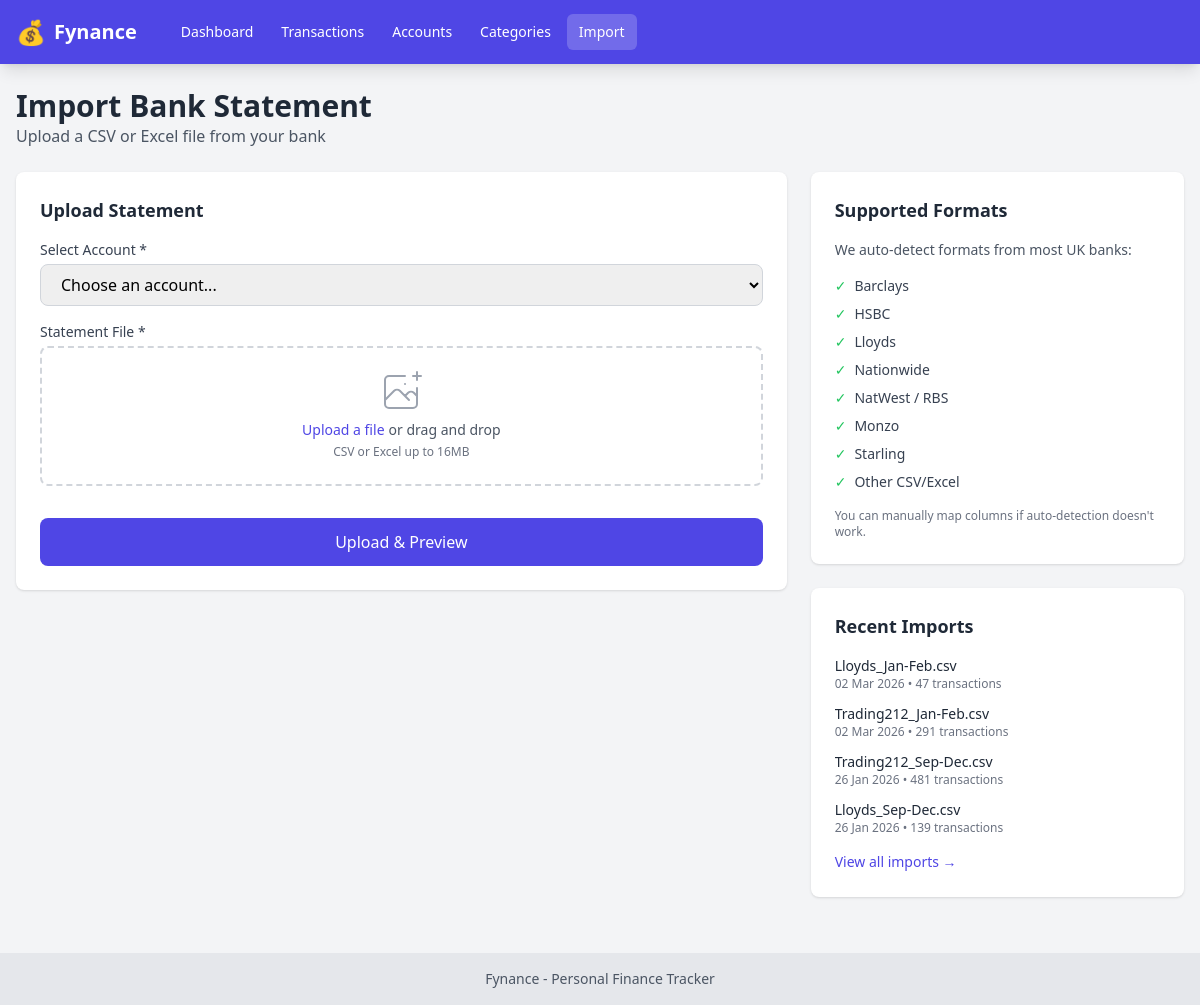
The page /imports/ on the database its author committed.
### app/models.py (models this page shows, shortened)
class Import(db.Model):
    __tablename__ = 'imports'
    id = db.Column(db.Integer, primary_key=True)
    account_id = db.Column(db.Integer, db.ForeignKey('accounts.id'), nullable=False)
    filename = db.Column(db.String(255))
    imported_at = db.Column(db.DateTime, default=datetime.utcnow)
    transaction_count = db.Column(db.Integer, default=0)
    duplicates_skipped = db.Column(db.Integer, default=0)
    transactions = db.relationship('Transaction', backref='import_record', lazy='dynamic')

### app/routes/imports.py (the view)
@imports_bp.route('/')
def import_page():
    accounts = Account.query.all()
    recent_imports = Import.query.order_by(Import.imported_at.desc()).limit(10).all()
    return render_template('imports/index.html',
                           accounts=accounts,
                           recent_imports=recent_imports)

### app/templates/imports/index.html (shortened to what this page needs)
{% extends "base.html" %}
{% block content %}
<div class="mb-6">
    <h1 class="text-3xl font-bold text-gray-800">Import Bank Statement</h1>
    <p class="text-gray-600">Upload a CSV or Excel file from your bank</p>
</div>
<div class="grid grid-cols-1 lg:grid-cols-3 gap-6">
    <div class="lg:col-span-2">
        <div class="bg-white rounded-lg shadow p-6">
            <h2 class="text-lg font-semibold text-gray-800 mb-4">Upload Statement</h2>
            {% if accounts %}
            <form method="POST" action="{{ url_for('imports.upload_file') }}" enctype="multipart/form-data" class="space-y-4">
                <div>
                    <label for="account_id" class="block text-sm font-medium text-gray-700 mb-1">Select Account *</label>
                    <select id="account_id" name="account_id" required
                            class="w-full px-4 py-2 border border-gray-300 rounded-lg focus:ring-2 focus:ring-indigo-500 focus:border-indigo-500">
                        <option value="">Choose an account...</option>
                    </select>
                </div>
                <div>
                    <label class="block text-sm font-medium text-gray-700 mb-1">Statement File *</label>
                    <div class="mt-1 flex justify-center px-6 pt-5 pb-6 border-2 border-gray-300 border-dashed rounded-lg hover:border-indigo-400 transition-colors">
                        <div class="space-y-1 text-center">
                            <div class="flex text-sm text-gray-600">
                                <label for="file" class="relative cursor-pointer bg-white rounded-md font-medium text-indigo-600 hover:text-indigo-500 focus-within:outline-none">
                                    <span>Upload a file</span>
                                </label>
                                <p class="pl-1">or drag and drop</p>
                            </div>
                            <p class="text-xs text-gray-500">CSV or Excel up to 16MB</p>
                        </div>
                    </div>
                </div>
                <div class="pt-4">
                    <button type="submit"
                            class="w-full bg-indigo-600 hover:bg-indigo-700 text-white px-4 py-3 rounded-lg font-medium transition-colors">
                        Upload & Preview
                    </button>
                </div>
            </form>
            {% endif %}
        </div>
    </div>
    <div class="lg:col-span-1">
        <div class="bg-white rounded-lg shadow p-6">
            <h2 class="text-lg font-semibold text-gray-800 mb-4">Supported Formats</h2>
            <p class="text-gray-600 text-sm mb-4">We auto-detect formats from most UK banks:</p>
            <ul class="space-y-2 text-sm">
                <li class="flex items-center text-gray-700">
                    <span class="text-green-500 mr-2">✓</span> Barclays
                </li>
                <li class="flex items-center text-gray-700">
                    <span class="text-green-500 mr-2">✓</span> HSBC
                </li>
                <li class="flex items-center text-gray-700">
                    <span class="text-green-500 mr-2">✓</span> Lloyds
                </li>
                <li class="flex items-center text-gray-700">
                    <span class="text-green-500 mr-2">✓</span> Nationwide
                </li>
                <li class="flex items-center text-gray-700">
                    <span class="text-green-500 mr-2">✓</span> NatWest / RBS
                </li>
                <li class="flex items-center text-gray-700">
                    <span class="text-green-500 mr-2">✓</span> Monzo
                </li>
                <li class="flex items-center text-gray-700">
                    <span class="text-green-500 mr-2">✓</span> Starling
                </li>
                <li class="flex items-center text-gray-700">
                    <span class="text-green-500 mr-2">✓</span> Other CSV/Excel
                </li>
            </ul>
            <p class="text-xs text-gray-500 mt-4">You can manually map columns if auto-detection doesn't work.</p>
        </div>
        {% if recent_imports %}
        <div class="bg-white rounded-lg shadow p-6 mt-6">
            <h2 class="text-lg font-semibold text-gray-800 mb-4">Recent Imports</h2>
            <div class="space-y-3">
                {% for imp in recent_imports[:5] %}
                <div class="text-sm">
                    <p class="text-gray-800 truncate">{{ imp.filename }}</p>
                    <p class="text-gray-500 text-xs">
                        {{ imp.imported_at.strftime('%d %b %Y') }} • {{ imp.transaction_count }} transactions
                    </p>
                </div>
                {% endfor %}
            </div>
            <a href="{{ url_for('imports.import_history') }}" class="text-indigo-600 hover:underline text-sm mt-4 inline-block">
                View all imports →
            </a>
        </div>
        {% endif %}
    </div>
</div>
{% endblock %}

### rows shown on the page
Import: filename "Lloyds_Jan-Feb.csv", imported_at "02 Mar 2026", transaction_count "47"
Import: filename "Trading212_Jan-Feb.csv", imported_at "02 Mar 2026", transaction_count "291"
Import: filename "Trading212_Sep-Dec.csv", imported_at "26 Jan 2026", transaction_count "481"
Import: filename "Lloyds_Sep-Dec.csv", imported_at "26 Jan 2026", transaction_count "139"
